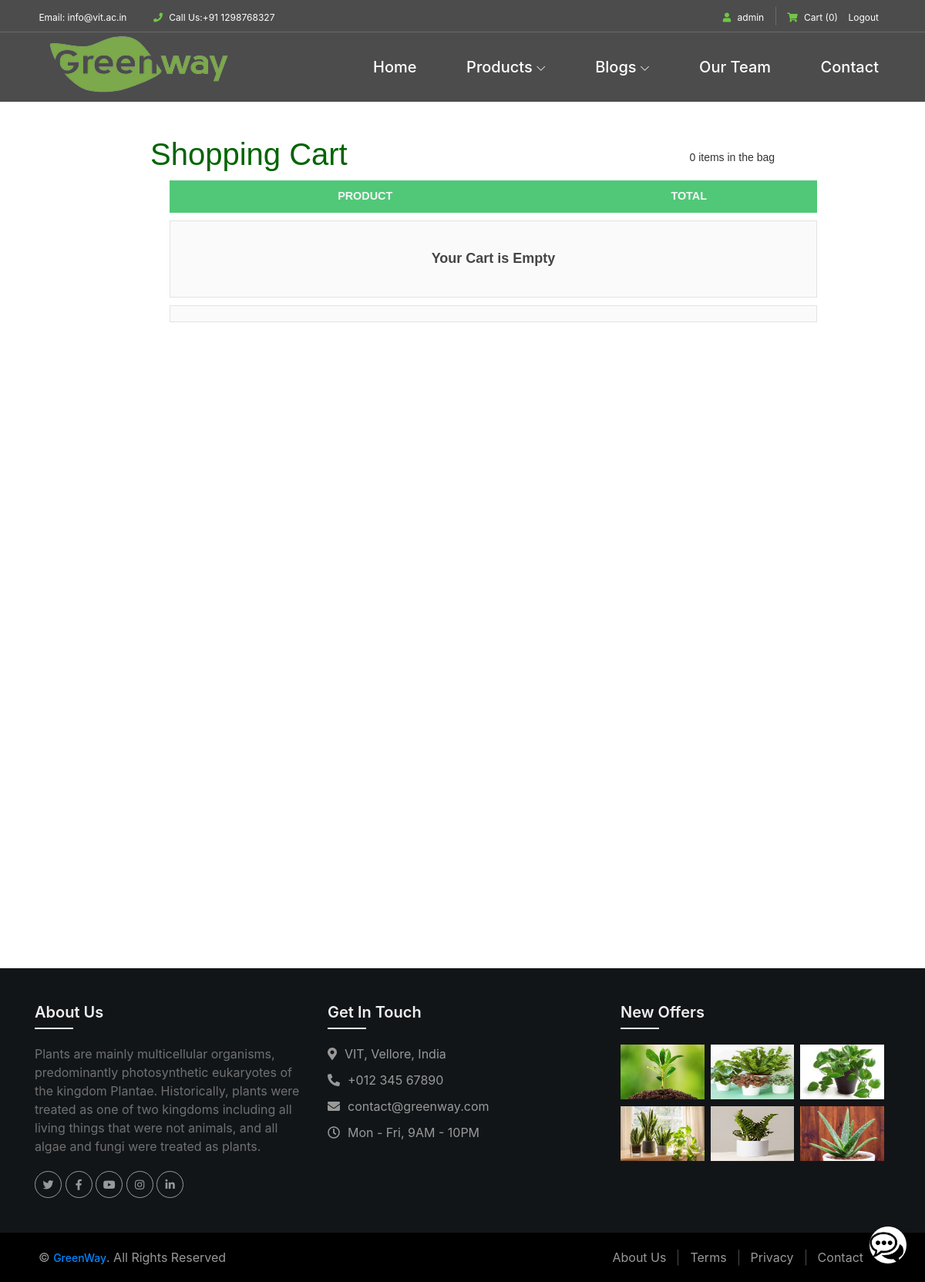
Page /cart (signed in) on the earlier database version.
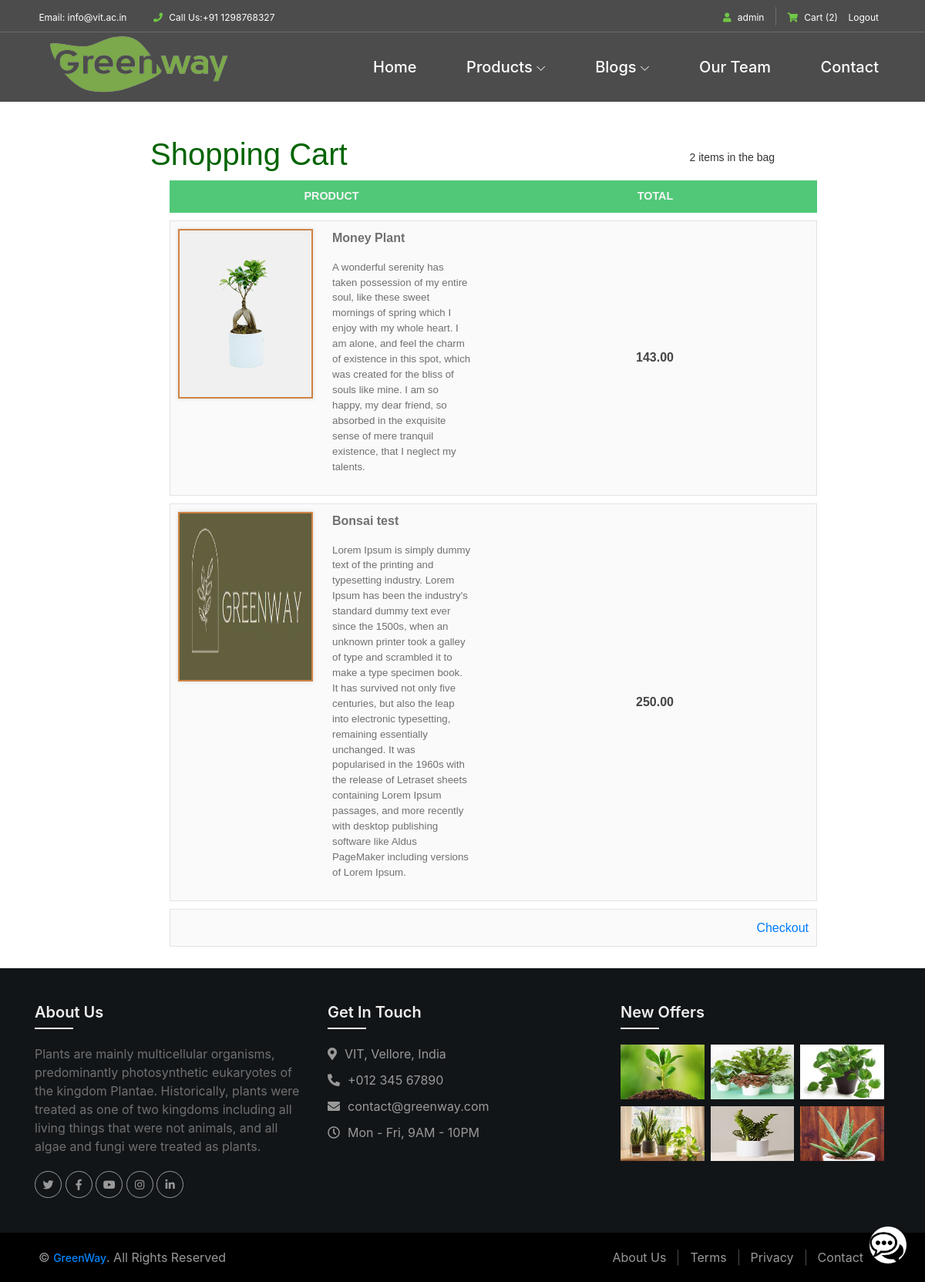
Same page on the later database version.
### products/models.py (models this page shows, shortened)
class ItemMain(models.Model):
    title = models.CharField(max_length=50, unique=True)
    price = models.DecimalField(decimal_places=2, max_digits=25)
    description = models.TextField()
    category = models.ForeignKey(ItemsCat, on_delete=models.CASCADE)
    availablity = models.BooleanField(default=False)
    shippingCharges = models.IntegerField(default=0)
    offers = models.IntegerField(default=0)
    plantingAndCare = models.TextField()
    slug = models.SlugField(max_length=50,unique=True, default="", editable=False)
    def __str__(self) -> str:
        return self.title

class ItemsImages(models.Model):
    title = models.ForeignKey(ItemMain, on_delete=models.CASCADE)
    image = models.ImageField(upload_to = 'images')

### products/views.py (the view)
# urls.py: path('cart', views.cart, name='cart'),
def cart(request):
    context = {}
    if request.method == "GET":
        user = request.user
        items = UserCart.objects.filter(
            user = User.objects.filter(username = user)[0]
            )
        l = []
        for i in items:
            ll = []
            item =ItemMain.objects.filter(title = i.title)[0]
            ll.append(ItemsImages.objects.filter(title=item)[0].image)
            ll.append(i.title)
            ll.append(item.description)
            price = item.price
            offer = item.offers
            newPrice = price - (price * offer)//100
            ll.append(newPrice)
            ll.append(i.total)
            l.append(ll)
        print(l)
        context['items'] = l
    print(context)
    return render(request, 'cart.html', context)

### blogs/template_tags/item_count.py (called while the page is built)
@register.simple_tag
def item_count(user):
    count = UserCart.objects.filter(user = user)
    return len(count)

### templates/cart.html (shortened to what this page needs)
{% extends "base.html" %}
{% load static %}
{% block content %}
<link rel="stylesheet" href="{% static 'css/cart.css' %}">
<div id="app">
    <header class="cart-container">
      <h1 style="display: inline;">Shopping Cart</h1>
      <span class="count" style="margin-top: 18px; font-size: 14px;">{{ items|length }} items in the bag</span>
    </header>
    <table class="items">
      <thead>
        <tr>
          <th>Product</th>
          <th>Total</th>
        </tr>
      </thead>
      <tbody>
        {% if items|length is 0 %}
        <tr>
          <td colspan="2" style="text-align: center; height: 100px; font-size: 18px;">
            Your Cart is Empty
          </td>
        </tr>
        {% else %}
          {% for item in items %}
          <tr>
            <td>
              <div class="item">
                <div class="item-front">
                  <img src="/media/{{ item.0 }}" />
                </div>
                <div class="item-back">
                  <img src="/media/{{ item.0 }}" />
                </div>
              </div>
              <p>
                  <span class="itemname">{{ item.1 }}<br /></span>
              </p>
              <p class="description">{{ item.2 }}</p>
            </td>
            <td class="itemTotal">{{ item.3 }}</td>
          </tr>
          {% endfor %}
        {% endif %}
        <tr>
          <td colspan="2" style="text-align: right; font-size: 18px;">
            {% if items|length > 0 %}
              <a style="font-size: 16px; text-decoration: none;" href="{% url 'checkout' %}">Checkout</a>
            {% endif %}
          </td>
        </tr>
      </tbody>
    </table>
</div>
{% endblock %}

### templates/navbar.html (shortened to what this page needs)
{% load static %}
{% load item_count %}
<link rel="stylesheet" href="{% static 'css/home/navbar.css' %}">
<header class="header-area">
    <div class="top-header-area">
        <div class="container">
            <div class="row">
                <div class="col-12">
                    <div class="top-header-content d-flex align-items-center justify-content-between">
                        <div class="top-header-meta">
                            <a href="{% url 'contact' %}" data-toggle="tooltip" data-placement="bottom"><i class="fa fa-envelope-o" aria-hidden="true"></i> <span>Email: info@vit.ac.in</span></a>
                            <a href="{% url 'contact' %}" data-toggle="tooltip" data-placement="bottom"><i class="fa fa-phone" aria-hidden="true"></i> <span>Call Us:+91 1298768327</span></a>
                        </div>
                        <div class="top-header-meta d-flex">
                            {% if user.is_authenticated %}
                            <div class="login">
                                <a href="{% url 'profile' %}"><i class="fa fa-user" aria-hidden="true"></i> <span>{{ user }}</span></a>
                            </div>
                            <div class="cart">
                                <a href="{% url 'cart' %}"><i class="fa fa-shopping-cart" aria-hidden="true"></i> <span>Cart <span class="cart-quantity">({% item_count user %})</span></span></a>
                            </div>
                             <div class="login">
                                <a href="{% url 'logout' %}">&nbsp; &nbsp; <span>Logout</span></a>
                            </div>
                            {% endif %}
                        </div>
                    </div>
                </div>
            </div>
        </div>
    </div>
    <div class="alazea-main-menu">
        <div class="classy-nav-container breakpoint-off">
            <div class="container" style="padding: 0px;">
                <nav class="classy-navbar justify-content-between" id="alazeaNav">
                    <a href="{% url 'home' %}" class="nav-brand"><img src="{% static 'images/home/core-img/logo.png' %}" alt=""></a>
                    <div class="classy-menu">
                        <div class="classynav">
                            <ul>
                                <li><a href="{% url 'home' %}">Home</a></li>
                                <li><a href="">Products</a>
                                </li>
                                <li><a href="">Blogs</a>
                                </li>
                                <li><a href="{% url 'our_team' %}">Our Team</a></li>
                                <li><a href="{% url 'contact' %}">Contact</a></li>
                            </ul>
                        </div>
                    </div>
                </nav>
            </div>
        </div>
    </div>
</header>

Differences in the rows shown:
added ItemMain: image (picture), title "Money Plant", description "A wonderful serenity has taken possession of my entire soul, like these sweet mornings of spring which I enjoy with my whole heart. I am alone, and feel the charm of existence in this spot, which was created for the bliss of souls like mine. I am so happy, my dear friend, so absorbed in the exquisite sense of mere tranquil existence, that I neglect my talents.", item "143.00"
now on this page (row unchanged): ItemMain: image (picture), title "Bonsai test", description "Lorem Ipsum is simply dummy text of the printing and typesetting industry. Lorem Ipsum has been the industry's standard dummy text ever since the 1500s, when an unknown printer took a galley of type and scrambled it to make a type specimen book. It has survived not only five centuries, but also the leap into electronic typesetting, remaining essentially unchanged. It was popularised in the 1960s with the release of Letraset sheets containing Lorem Ipsum passages, and more recently with desktop publishing software like Aldus PageMaker including versions of Lorem Ipsum.", price "250.00"
Other differences:
{{ items|length }}: "0" → "2"
text no longer shown: "0 Your Cart is Empty"
text now shown: "2 Checkout"
